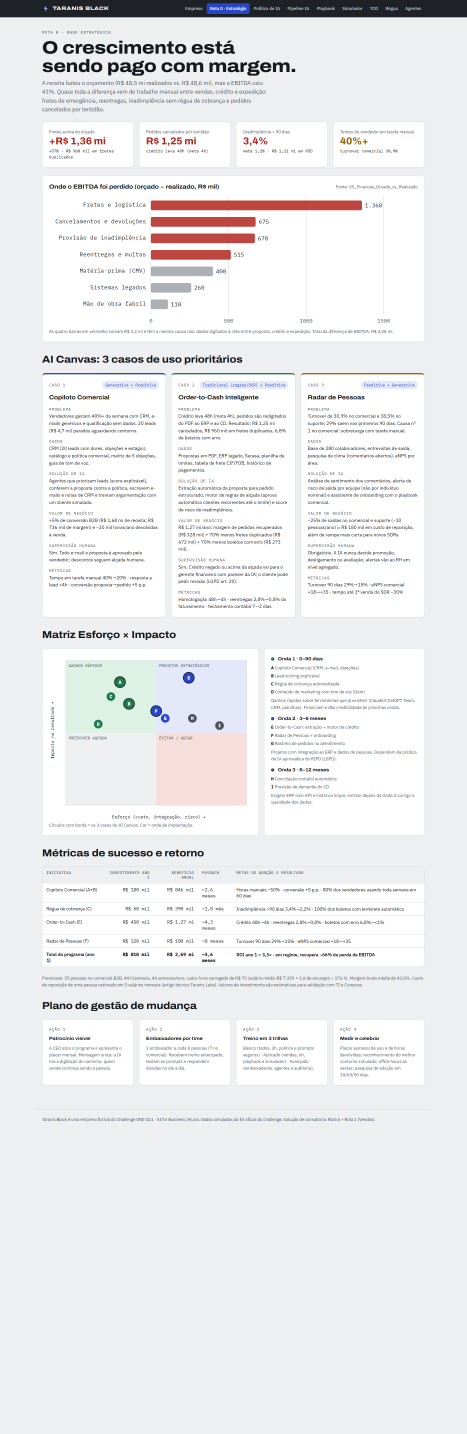
#> input picture saidas/prints/diagnostico.png, 1400 x 4300 px (shown at 1/3 size)
$ python preencher_rota1.py
#> lines starting #> are read from the running program, lines starting #| are printed output that depends on the picture
"""Preenche o template rota1_vendas.docx com a solução completa (Rota 0 + Rota 1)."""
import copy
import re
from pathlib import Path

import docx
from docx.shared import Pt, RGBColor, Cm
from docx.oxml.ns import qn
from PIL import Image

ENT = Path(__file__).resolve().parents[1]  # raiz do repositório
PR = ENT / "saidas" / "prints"
SITE = "https://luizfbarbosa.github.io/taranis-black-sales-os/"

# recorte com borda completa do canvas
im = Image.open(PR / "diagnostico.png")
#> im is the input picture: PIL image 1400x4300 RGB; mean R, G, B 235.3, 235.7, 237.2
im.crop((100, 1050, 1300, 1885)).save(PR / "doc_canvas.png")
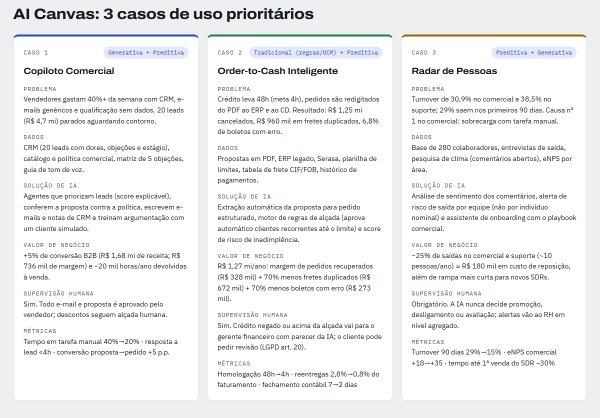
#> saved as doc_canvas.png: PIL image 1200x835 RGB (shown at 1/2 size); mean R, G, B 239.5, 240.2, 241.1

#> (the run stopped early here; a loop or call above may not have finished)

$ run again, with saidas/prints/agentes.png copied over saidas/prints/diagnostico.png
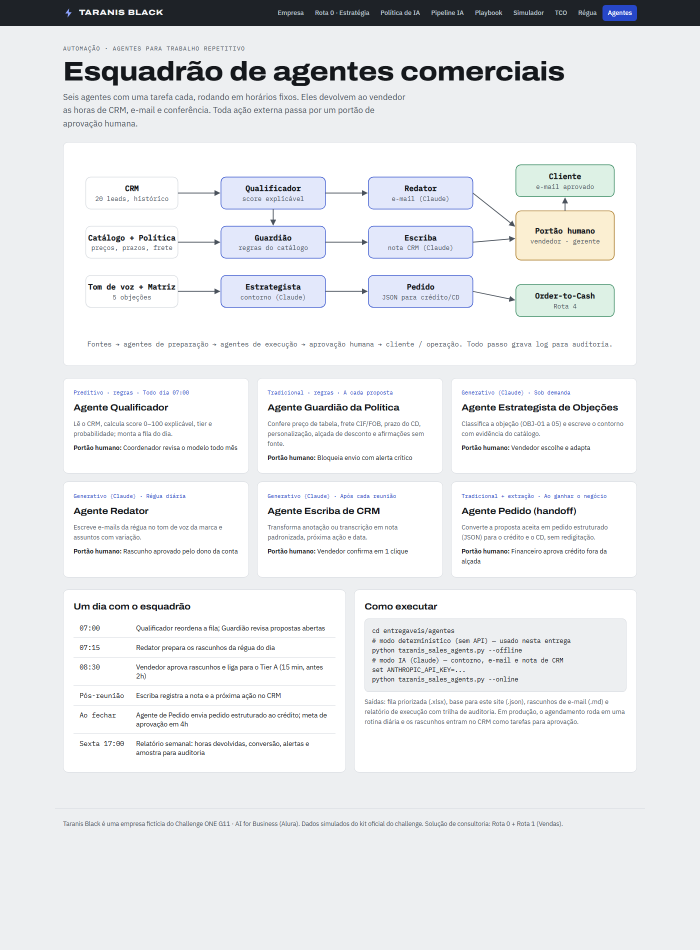
#> input picture saidas/prints/agentes.png, 1400 x 1900 px (shown at 1/2 size)
#> im is the input picture: PIL image 1400x1900 RGB; mean R, G, B 232.3, 233.9, 235.8
#> `im.crop((100, 1050, 1300, 1885)).save(PR / "doc_canvas.png")`:
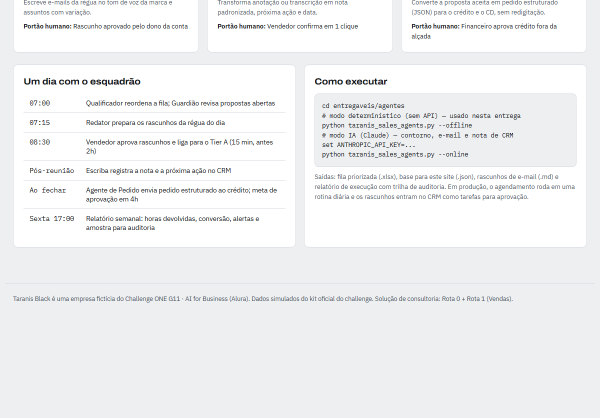
#> saved as doc_canvas.png: PIL image 1200x835 RGB (shown at 1/2 size); mean R, G, B 239.8, 241, 242.3
